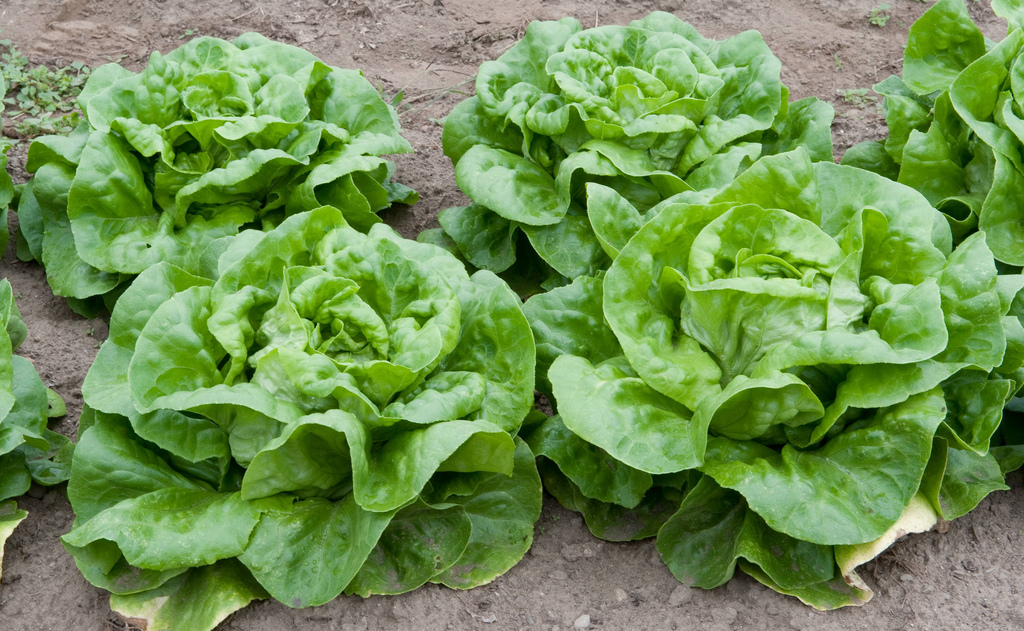
#> input picture Image/Plant-Lettuce/0.jpg, 1024 x 631 px
$ python -i GripEditor.py   (imports and definitions only)   (older library calls are emulated)
#> lines starting #> are read from the running program, lines starting #| are printed output that depends on the picture; after the words box and inside, x2 and y2 are one past the last pixel; in counts of white or black regions, pixels touching at a corner belong together
import cv2


class GripPipeline:
    """
    An OpenCV pipeline generated by GRIP.
    """

    def __init__(self):
        """initializes all values to presets or None if need to be set
        """

        self.__rgb_threshold_red = [0.0, 255.0]
        self.__rgb_threshold_green = [75.0, 255.0]
        self.__rgb_threshold_blue = [0.0, 255.0]

        self.rgb_threshold_output = None

        self.__find_contours_input = self.rgb_threshold_output
        self.__find_contours_external_only = False

        self.find_contours_output = None

        self.__filter_contours_contours = self.find_contours_output
        self.__filter_contours_min_area = 100.0
        self.__filter_contours_min_perimeter = 0
        self.__filter_contours_min_width = 10.0
        self.__filter_contours_max_width = 1000
        self.__filter_contours_min_height = 10.0
        self.__filter_contours_max_height = 1000
        self.__filter_contours_min_ratio = 0.25
        self.__filter_contours_max_ratio = 4.0

        self.filter_contours_output = None

    def process(self, source0):
        """
        Runs the pipeline and sets all outputs to new values.
        """
        # Step RGB_Threshold0:
        self.__rgb_threshold_input = source0
        (self.rgb_threshold_output) = self.__rgb_threshold(self.__rgb_threshold_input,
                                                           self.__rgb_threshold_red,
                                                           self.__rgb_threshold_green,
                                                           self.__rgb_threshold_blue)

        # Step Find_Contours0:
        self.__find_contours_input = self.rgb_threshold_output
        (self.find_contours_output) = self.__find_contours(self.__find_contours_input,
                                                           self.__find_contours_external_only)

        # Step Filter_Contours0:
        self.__filter_contours_contours = self.find_contours_output
        (self.filter_contours_output) = self.__filter_contours(self.__filter_contours_contours,
                                                               self.__filter_contours_min_area,
                                                               self.__filter_contours_min_perimeter,
                                                               self.__filter_contours_min_width,
                                                               self.__filter_contours_min_height,
                                                               self.__filter_contours_min_ratio,
                                                               self.__filter_contours_max_ratio)

        return self.filter_contours_output

    @staticmethod
    def __rgb_threshold(input, red, green, blue):
        """Segment an image based on color ranges.
        Args:
            input: A BGR numpy.ndarray.
            red: A list of two numbers the are the min and max red.
            green: A list of two numbers the are the min and max green.
            blue: A list of two numbers the are the min and max blue.
        Returns:
            A black and white numpy.ndarray.
        """
        out = cv2.cvtColor(input, cv2.COLOR_BGR2RGB)
        return cv2.inRange(out, (red[0], green[0], blue[0]),  (red[1], green[1], blue[1]))

    @staticmethod
    def __find_contours(input, external_only):
        """Sets the values of pixels in a binary image to their distance to the nearest black pixel.
        Args:
            input: A numpy.ndarray.
            external_only: A boolean. If true only external contours are found.
        Return:
            A list of numpy.ndarray where each one represents a contour.
        """
        if (external_only):
            mode = cv2.RETR_EXTERNAL
        else:
            mode = cv2.RETR_LIST
        method = cv2.CHAIN_APPROX_SIMPLE
        im2, contours, hierarchy =cv2.findContours(input, mode=mode, method=method)
        return contours

    @staticmethod
    def __filter_contours(input_contours, min_area, min_perimeter, min_width, min_height, min_ratio, max_ratio):
        """Filters out contours that do not meet certain criteria.
        Args:
            input_contours: Contours as a list of numpy.ndarray.
            min_area: The minimum area of a contour that will be kept.
            min_perimeter: The minimum perimeter of a contour that will be kept.
            min_width: Minimum width of a contour.
            min_height: Minimum height.
            min_ratio: Minimum ratio of width to height.
            max_ratio: Maximum ratio of width to height.
        Returns:
            Contours as a list of numpy.ndarray.
        """
        output = []
        for contour in input_contours:
            x,y,w,h = cv2.boundingRect(contour)
            if w < min_width:
                continue
            if h < min_height:
                continue
            area = cv2.contourArea(contour)
            if (area < min_area):
                continue
            if (cv2.arcLength(contour, True) < min_perimeter):
                continue
            ratio = (float)(w) / h
            if (ratio < min_ratio or ratio > max_ratio):
                continue
            output.append(contour)
        return output

>>> import cv2
>>> picture = cv2.imread('Plant-Lettuce/0.jpg')
#> picture is the input picture: shape (631, 1024, 3); mean B, G, R 83.8, 145.4, 112.8
>>> result = GripPipeline().process(picture)
#> in __rgb_threshold, `return cv2.inRange(out, (red[0], green[0], blue[0]),  (red[1], green[1..`:
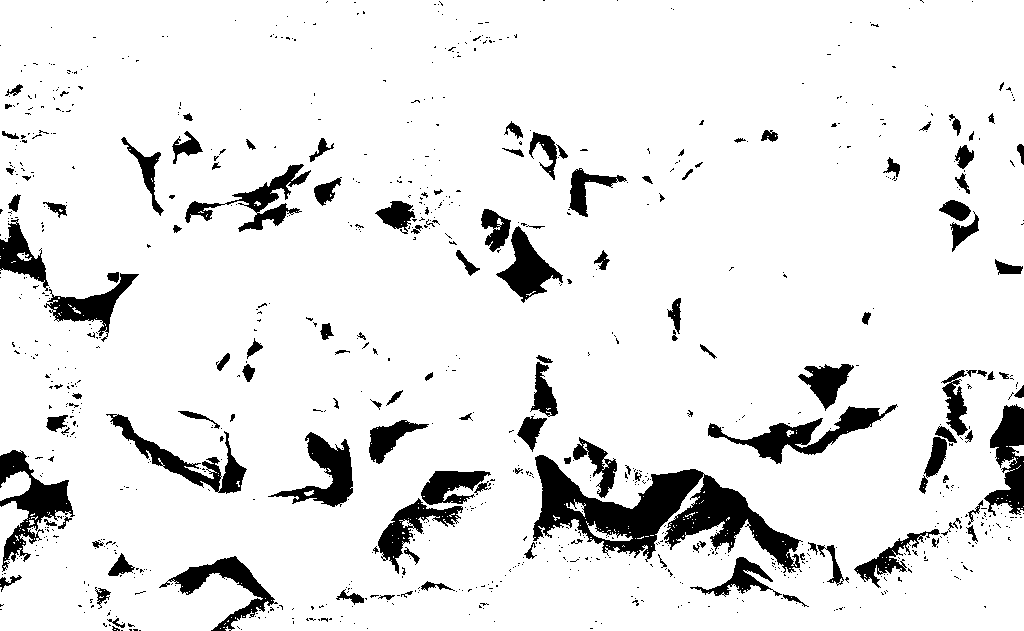
#> returned value: shape (631, 1024); 90.4% white; 928 black regions (791 under 20 px)
#> result = 66 contours; largest, box (x1, y1, x2, y2) and area: (0, 0, 1024, 631) 633367, (532, 454, 705, 560) 8046, (663, 473, 802, 574) 4942, (707, 403, 898, 465) 3338, (267, 431, 354, 508) 2584

$ run again, on Image/Plant-Lettuce/1.jpg
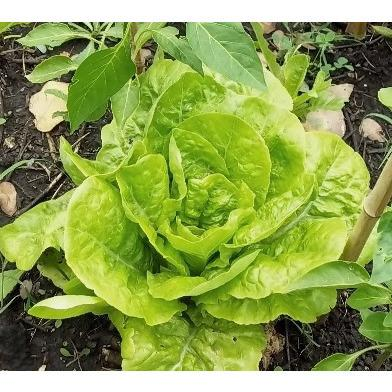
#> input picture Image/Plant-Lettuce/1.jpg, 392 x 392 px
#> picture is the input picture: shape (392, 392, 3); mean B, G, R 81.3, 160.9, 140.9
#> in __rgb_threshold, `return cv2.inRange(out, (red[0], green[0], blue[0]),  (red[1], green[1..`:
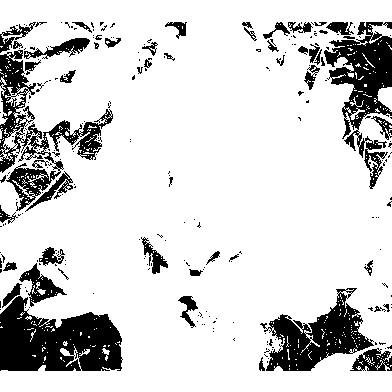
#> returned value: shape (392, 392); 83.1% white; 251 black regions (196 under 20 px)
#> result = 30 contours; largest, box (x1, y1, x2, y2) and area: (0, 0, 392, 392) 138266, (265, 291, 375, 372) 4371, (5, 167, 62, 212) 1143, (18, 262, 68, 308) 856, (76, 108, 114, 161) 818

$ run again, on Image/Plant-Lettuce/10.jpg
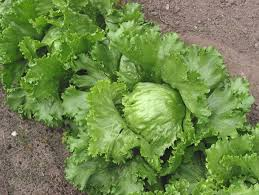
#> input picture Image/Plant-Lettuce/10.jpg, 259 x 195 px
#> picture is the input picture: shape (195, 259, 3); mean B, G, R 75.5, 136.2, 111.9
#> in __rgb_threshold, `return cv2.inRange(out, (red[0], green[0], blue[0]),  (red[1], green[1..`:
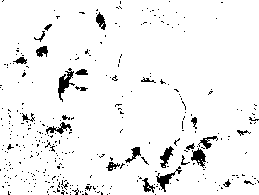
#> returned value: shape (195, 259); 94.8% white; 349 black regions (323 under 20 px)
#> result = 11 contours; largest, box (x1, y1, x2, y2) and area: (0, 0, 259, 195) 49970, (57, 70, 76, 103) 256, (190, 147, 207, 168) 184, (155, 171, 176, 193) 175, (159, 145, 175, 169) 168

$ run again, on Image/Plant-Lettuce/11.jpg
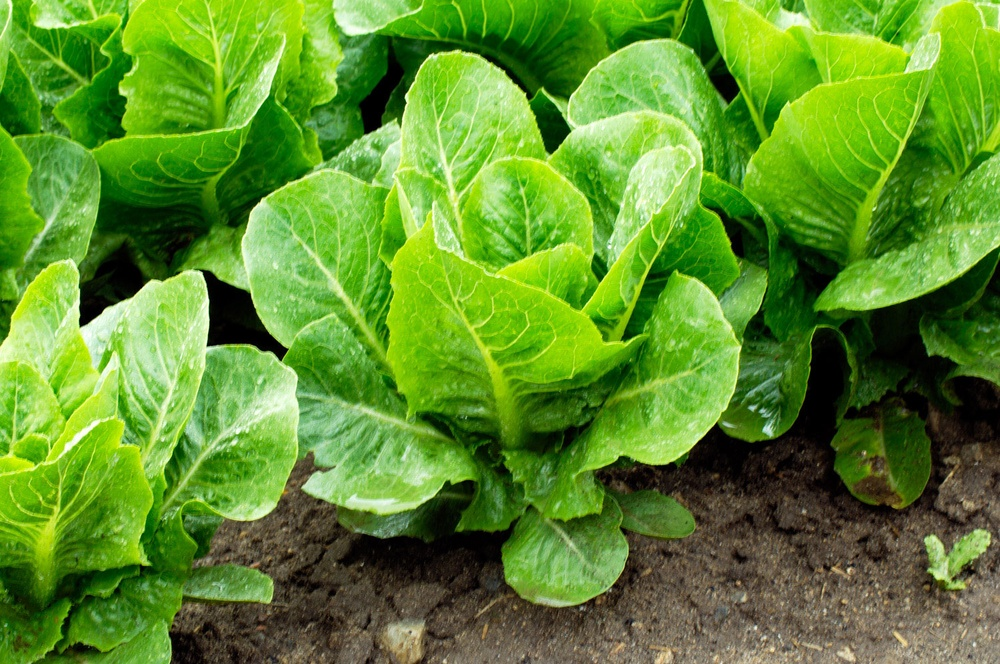
#> input picture Image/Plant-Lettuce/11.jpg, 1000 x 664 px, shrunk from 1500 x 996 before the run
#> picture is the input picture: shape (664, 1000, 3); mean B, G, R 43.4, 141.6, 93.2
#> in __rgb_threshold, `return cv2.inRange(out, (red[0], green[0], blue[0]),  (red[1], green[1..`:
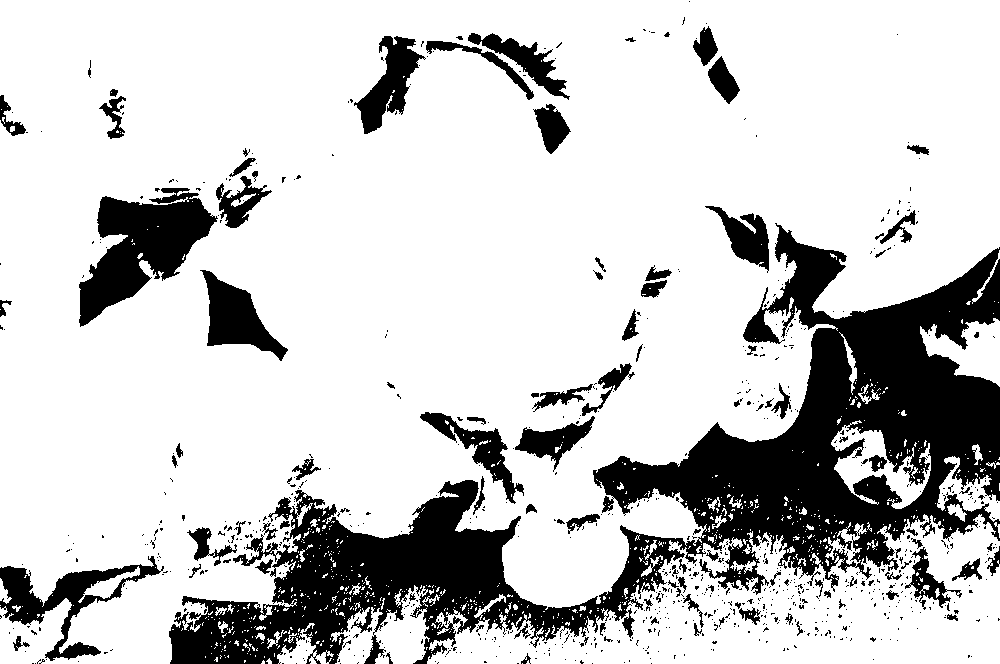
#> returned value: shape (664, 1000); 79.1% white; 845 black regions (742 under 20 px)
#> result = 49 contours; largest, box (x1, y1, x2, y2) and area: (0, 0, 1000, 664) 494670, (427, 514, 1000, 664) 46638, (78, 187, 219, 328) 9644, (331, 585, 430, 664) 3738, (199, 269, 289, 362) 3560
